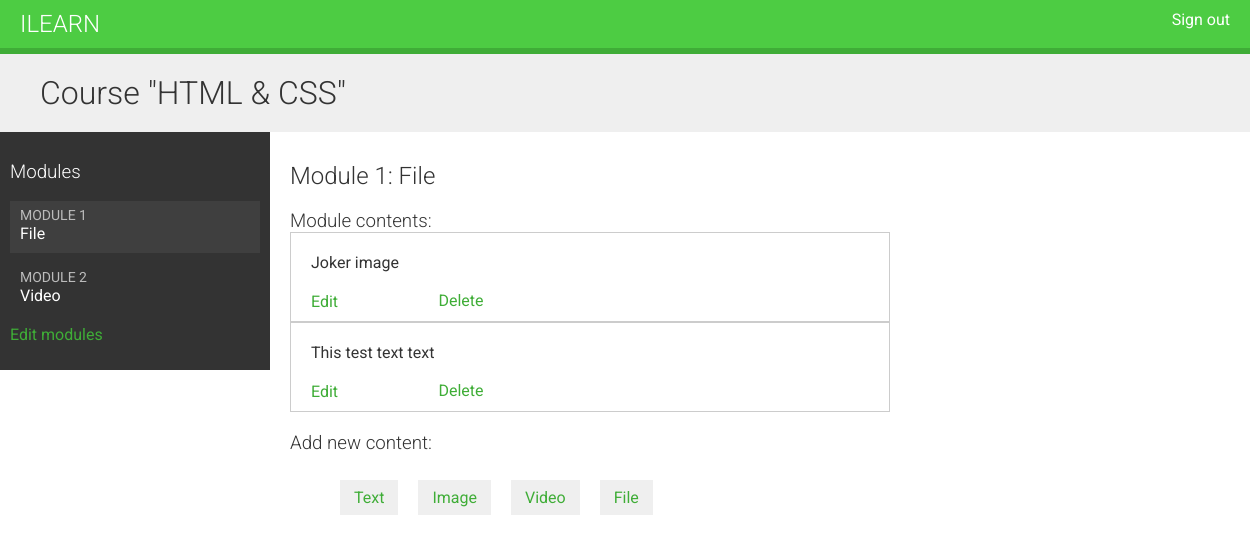
The app's page /course/module/7/ (signed in) with its own data.
### courses/models.py (models this page shows, shortened)
class Course(models.Model):
    owner = models.ForeignKey(
        User, related_name="courses_created", on_delete=models.CASCADE
    )
    subject = models.ForeignKey(
        Subject, related_name="courses", on_delete=models.CASCADE
    )
    title = models.CharField(max_length=220)
    slug = models.SlugField(max_length=220, unique=True)
    overview = models.TextField()
    created = models.DateTimeField(auto_now_add=True)
    students = models.ManyToManyField(User, related_name="courses_joined", blank=True)
    class Meta:
        ordering = ["-created"]

class Module(models.Model):
    course = models.ForeignKey(Course, related_name="modules", on_delete=models.CASCADE)
    title = models.CharField(max_length=220)
    description = models.TextField(blank=True)
    order = OrderField(blank=True, for_fields=["course"])
    class Meta:
        ordering = ["order"]

class Content(models.Model):
    module = models.ForeignKey(
        Module, related_name="contents", on_delete=models.CASCADE
    )
    content_type = models.ForeignKey(
        ContentType,
        on_delete=models.CASCADE,
        limit_choices_to={"model__in": ("text", "video", "image", "file")},
    )
    object_id = models.PositiveIntegerField()
    item = GenericForeignKey("content_type", "object_id")
    order = OrderField(blank=True, for_fields=["module"])
    class Meta:
        ordering = ["order"]

class ItemBase(models.Model):
    owner = models.ForeignKey(
        User, related_name="%(class)s_related", on_delete=models.CASCADE
    )
    title = models.CharField(max_length=220)
    created = models.DateTimeField(auto_now_add=True)
    updated = models.DateTimeField(auto_now=True)
    class Meta:
        abstract = True
    def __str__(self):
        return self.title

class Image(ItemBase):
    file = models.FileField(upload_to="images")

class Text(ItemBase):
    content = models.TextField()

### courses/views.py (the view)
class ModuleContentListView(TemplateResponseMixin, View):
    template_name = "courses/manage/module/content_list.html"
    def get(self, request, module_id):
        module = get_object_or_404(Module, id=module_id, course__owner=request.user)
        return self.render_to_response({"module": module})

### courses/templatetags/course.py (called while the page is built)
@register.filter
def model_name(obj):
    try:
        return obj._meta.model_name
    except AttributeError:
        return None

### courses/templates/courses/manage/module/content_list.html (shortened to what this page needs)
{% extends 'base.html' %}
{% load course %}
{% block content %}
{% with course=module.course %}
<h1>Course "{{ course.title }}"</h1>
<div class="contents">
    <h3>Modules</h3>
    <ul id="modules">
        {% for course_module in course.modules.all %}
        <li data-id="{{ course_module.id }}" {% if course_module == module %} class="selected"{% endif %}>
            <a href="{% url 'module_content_list' course_module.id %}">
                <span>
                    Module <span class="order">{{ course_module.order|add:1 }}</span>
                </span>
                <br />
                {{ course_module.title }}
            </a>
        </li>
        {% empty %}
        <li>No modules yet.</li>
        {% endfor %}
    </ul>
    <p><a href="{% url 'course_module_update' course.id %}">Edit modules</a></p>
</div>
<div class="module">
    <h2>Module {{ module.order|add:1 }}: {{ module.title }}</h2>
    <h3>Module contents:</h3>
    <div id="module-contents">
        {% for content in module.contents.all %}
        <div data-id="{{ content.id }}">
            {% with item=content.item %}
            <p>{{ item }} {{ item|model_name}}</p>
            <a href="{% url 'module_content_update' module.id item|model_name item.id %}">Edit</a>
            <form action="{% url 'module_content_delete' content.id %}" method="post">
                <input type="submit" value="Delete" />
            </form>
            {% endwith %}
        </div>
        {% empty %}
        <p>This module has no contents yet.</p>
        {% endfor %}
    </div>
    <h3>Add new content:</h3>
    <ul class="content-types">
        <li>
            <a href="{% url 'module_content_create' module.id "text" %}">Text</a>
        </li>
        <li>
            <a href="{% url 'module_content_create' module.id "image" %}">Image</a>
        </li>
        <li>
            <a href="{% url 'module_content_create' module.id "video" %}">Video</a>
        </li>
        <li>
            <a href="{% url 'module_content_create' module.id "file" %}">File</a>
        </li>
    </ul>
</div>
{% endwith %}
{% endblock content %}

### static/css/base.css (style rules this page uses)
body { margin:0; font-family:'Roboto', sans-serif; font-weight:400; color:#333; }
a { color:#3fad37; text-decoration:none; }
ul { float:left; }
h1, h2, h3, h4, h5, h6 { font-family:'Roboto', sans-serif; font-weight:300; }
h1 { background:#efefef; width:100%; overflow:auto; padding:20px 0 20px 40px; margin:0; }
.module { padding:10px 20px; float:left; width:600px; }
.module h3 { margin:20px 0 0; padding:0; width:100%; }
.module p { margin:10px 0 20px; width:100%; float:left; }
.contents { width:20%; padding:10px; float:left; background:#333; color: #fff; font-family:'Roboto', sans-serif; }
.contents ul { list-style:none; margin:0; padding:0; width:100%; }
.contents ul li { margin:0 0 10px 0; padding:4px 10px 10px; overflow:auto; cursor:move; }
.contents ul li.selected { background:#3f3f3f; }
.contents ul span { text-transform:uppercase; color:#bbb; font-size:14px; }
.contents ul a { display:block; color:#fff; text-decoration:none; }
ul.content-types li { list-style:none; float:left; margin:10px; background:#efefef; padding:8px 14px; }
input, select, textarea { border:1px solid #ccc; border-bottom:3px solid #ccc; padding:8px 12px; font-size:16px; font-family:'Roboto', sans-serif; float:left; clear:both; width:300px; }
input[type=submit], a.button { border-radius:5px; background:#4dcc43; color:#fff; font-size:16px; text-transform:uppercase; border:none; padding:10px 20px; margin:20px 0; }
#module-contents div { padding:10px 20px; border:1px solid #ccc; background:#fff }
#module-contents form { margin:0; padding:0; }
#module-contents input[type=submit] { color:#3fad37; background:none; margin:-20px 0 0; padding:0; float:left; text-transform:none; }

### records on screen
Course: title "HTML & CSS"
Module: order|add "1", title "File"
Module: order|add "2", title "Video"
Content: item "Joker", item|model_name "image"
Content: item "This test text", item|model_name "text"
